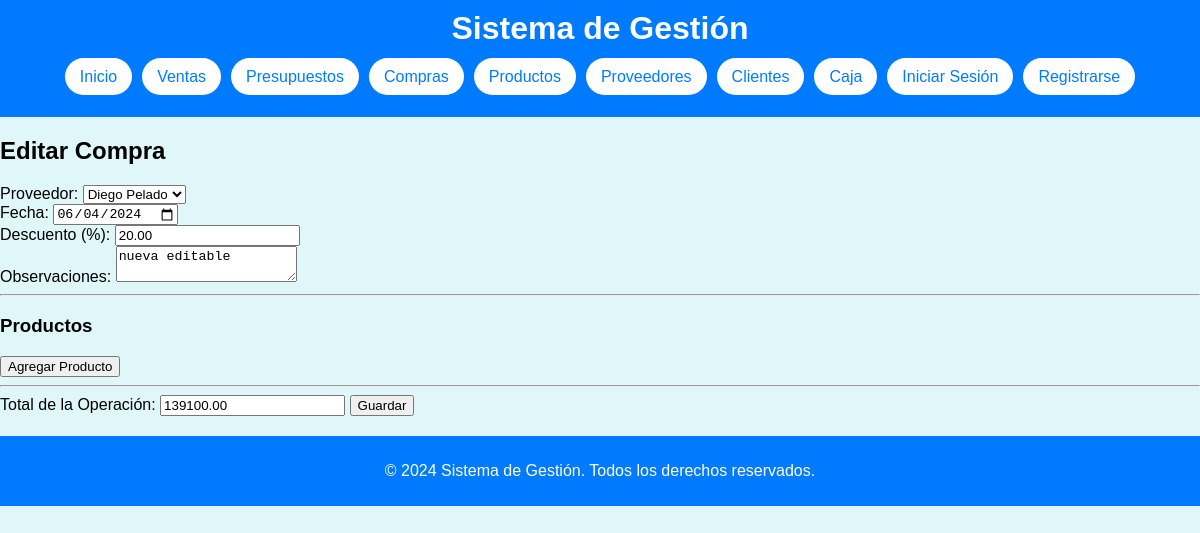
The app's page /gestion/compras/editar_compra.php?id=65 with its own data.
### tables this page shows
CREATE TABLE `operaciones` (
  `ID_Operacion` int(11) NOT NULL,
  `Tipo` enum('Compra','Venta') DEFAULT NULL,
  `ID_Proveedor` int(11) DEFAULT NULL,
  `ID_Cliente` int(11) DEFAULT NULL,
  `Fecha` date DEFAULT NULL,
  `Descuento_Porcentaje` decimal(5,2) DEFAULT NULL,
  `Observaciones` text NOT NULL,
  `Total` decimal(10,2) DEFAULT NULL,
  `Saldo` decimal(10,2) DEFAULT 0.00
);

CREATE TABLE `proveedores` (
  `ID_Proveedor` int(11) NOT NULL,
  `Nombre` varchar(255) NOT NULL,
  `Razon_Social` varchar(255) NOT NULL,
  `Tipo_Documento` enum('CUIT','DNI') NOT NULL,
  `Documento` varchar(50) NOT NULL,
  `Telefono` varchar(50) DEFAULT NULL,
  `Direccion` varchar(255) DEFAULT NULL,
  `Observaciones` text DEFAULT NULL
);

### gestion/compras/editar_compra.php (the view, shortened to what this page needs)
<?php
include '../includes/db_connect.php';
include '../includes/header.php';
if ($_SERVER["REQUEST_METHOD"] == "GET" && isset($_GET['id'])) {
    $id_operacion = $_GET['id'];
    $sql_compra = "SELECT * FROM Operaciones WHERE ID_Operacion = '$id_operacion'";
    $result_compra = $conn->query($sql_compra);
    if ($result_compra->num_rows > 0) {
        $row_compra = $result_compra->fetch_assoc();
        $sql_proveedores = "SELECT ID_Proveedor, Nombre FROM proveedores";
        $result_proveedores = $conn->query($sql_proveedores);
?>
        <h2>Editar Compra</h2>
        <form method="post" action="procesar_edicion_compra.php">
            <label for="id_proveedor">Proveedor:</label>
            <select name="id_proveedor" id="id_proveedor">
                <?php if ($result_proveedores->num_rows > 0): ?>
                    <?php while($row = $result_proveedores->fetch_assoc()): ?>
                        <option value="<?php echo $row['ID_Proveedor']; ?>" <?php if($row['ID_Proveedor'] == $row_compra['ID_Proveedor']) echo 'selected="selected"'; ?>><?php echo $row['Nombre']; ?></option>
                    <?php endwhile; ?>
                <?php else: ?>
                    <option value="">No se pudieron cargar los proveedores</option>
                <?php endif; ?>
            </select><br>
            <label for="fecha">Fecha:</label>
            <input type="date" id="fecha" name="fecha" value="<?php echo $row_compra['Fecha']; ?>"><br>
            <label for="descuento_porcentaje">Descuento (%):</label>
            <input type="number" id="descuento_porcentaje" name="descuento_porcentaje" value="<?php echo $row_compra['Descuento_Porcentaje']; ?>" required><br>
            <label for="observaciones">Observaciones:</label>
            <textarea id="observaciones" name="observaciones"><?php echo $row_compra['Observaciones']; ?></textarea><br>
            <hr>
            <h3>Productos</h3>
            <button type="button" onclick="agregarProducto()">Agregar Producto</button>
            <hr>
            <label for="total_operacion">Total de la Operación:</label>
            <input type="text" id="total_operacion" name="total_operacion" value="<?php echo $row_compra['Total']; ?>" readonly>
            <input type="submit" value="Guardar">
        </form>
<?php
    } else {
        echo "No se encontró la compra especificada.";
    }
} else {
    echo "Acceso no autorizado.";
}
include '../includes/footer.php';
?>

### gestion/css/styles.css (style rules this page uses)
body { font-family: Arial, sans-serif; background-color: #e0f7fa; margin: 0; padding: 0; }

### records on screen
operaciones: id_proveedor "Diego Pelado", fecha "06/04/2024", descuento_porcentaje "20.00", observaciones "nueva editable", total_operacion "139100.00"
